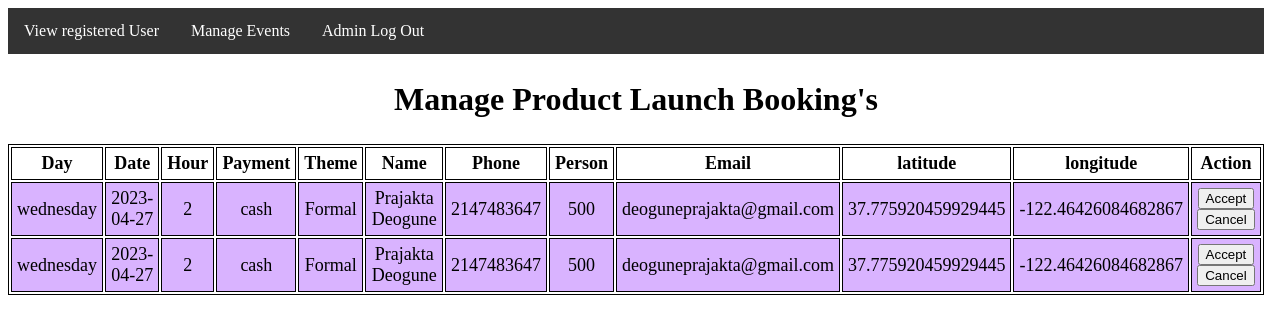
The page /ManageProduct.php on the database its author committed.
### tables this page shows
CREATE TABLE `product` (
  `Day` text NOT NULL,
  `Date` varchar(15) NOT NULL,
  `Hour` int(7) NOT NULL,
  `Payment` text NOT NULL,
  `Theme` text NOT NULL,
  `Name` longtext NOT NULL,
  `Phone` int(10) NOT NULL,
  `Person` bigint(10) NOT NULL,
  `email` varchar(30) NOT NULL,
  `latitude` double NOT NULL,
  `longitude` double NOT NULL
);

### ManageProduct.php (the view, shortened to what this page needs)
<?php
include "db_connect.php";
include "adminNavbar.php";
$sql = "SELECT * FROM product";
$result = $conn->query($sql);
?>
<!DOCTYPE html>
<html lang="en">
<head>
</head>
<body>
	<section>
		<h1>Manage Product Launch Booking's</h1>
		<table>
			<tr>
				<th>Day</th>
				<th>Date</th>
				<th>Hour</th>
				<th>Payment</th>
				<th>Theme</th>
				<th>Name</th>
				<th>Phone</th>
				<th>Person</th>
				<th>Email</th>
				<th>latitude</th>
				<th>longitude</th>
				<th>Action</th>
			</tr>
			<?php
				while($rows=$result->fetch_assoc())
				{
			?>
			<tr>
				<td><?php echo $rows['Day'];?></td>
				<td><?php echo $rows['Date'];?></td>
				<td><?php echo $rows['Hour'];?></td>
				<td><?php echo $rows['Payment'];?></td>
				<td><?php echo $rows['Theme'];?></td>
				<td><?php echo $rows['Name'];?></td>
				<td><?php echo $rows['Phone'];?></td>
				<td><?php echo $rows['Person'];?></td>
				<td><?php echo $rows['email'];?></td>
				<td><?php echo $rows['latitude'];?></td>
				<td><?php echo $rows['longitude'];?></td>
				<td><input type="submit" onClick="location.href='acceptProductMail.php'" value="Accept">
				<input type="submit" onClick="location.href='cancelProductMail.php'" value="Cancel"></td>
			</tr>
			<?php
				}
			?>
		</table>
	</section>
</body>
</html>

### ManageProduct.php (style rules this page uses)
table { margin: 0 auto; font-size: large; border: 1px solid black; }
h1 { text-align: center; color: #000000; font-size: xx-large; font-family: 'Gill Sans', 'Gill Sans MT', ' Calibri', 'Trebuchet MS', 'sans-serif'; }
td { background-color: #d9b3ff; border: 1px solid black; }
th, td { font-weight: bold; border: 1px solid black; padding: 5px; text-align: center; }
td { font-weight: lighter; }

### rows shown on the page
product: Day "wednesday", Date "2023-04-27", Hour "2", Payment "cash", Theme "Formal", Name "Prajakta Deogune", Phone "2147483647", Person "500", email "deoguneprajakta@gmail.com", latitude "37.775920459929445", longitude "-122.46426084682867"
product: Day "wednesday", Date "2023-04-27", Hour "2", Payment "cash", Theme "Formal", Name "Prajakta Deogune", Phone "2147483647", Person "500", email "deoguneprajakta@gmail.com", latitude "37.775920459929445", longitude "-122.46426084682867"
